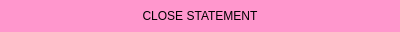
<?xml version="1.0" encoding="UTF-8"?>
<ui version="4.0">
 <class>EndBlock_Shelf</class>
 <widget class="CBBaseBlock" name="EndBlock_Shelf">
  <property name="geometry">
   <rect>
    <x>0</x>
    <y>0</y>
    <width>400</width>
    <height>32</height>
   </rect>
  </property>
  <property name="windowTitle">
   <string>EndBlock_Shelf</string>
  </property>
  <layout class="QVBoxLayout" name="verticalLayout">
   <property name="spacing">
    <number>0</number>
   </property>
   <property name="leftMargin">
    <number>0</number>
   </property>
   <property name="topMargin">
    <number>0</number>
   </property>
   <property name="rightMargin">
    <number>0</number>
   </property>
   <property name="bottomMargin">
    <number>0</number>
   </property>
   <item>
    <widget class="QWidget" name="widget" native="true">
     <property name="styleSheet">
      <string notr="true">background-color: rgb(255, 151, 205);</string>
     </property>
     <layout class="QVBoxLayout" name="verticalLayout_2">
      <property name="leftMargin">
       <number>0</number>
      </property>
      <property name="topMargin">
       <number>0</number>
      </property>
      <property name="rightMargin">
       <number>0</number>
      </property>
      <property name="bottomMargin">
       <number>0</number>
      </property>
      <item>
       <widget class="QLabel" name="label">
        <property name="text">
         <string>CLOSE STATEMENT</string>
        </property>
        <property name="alignment">
         <set>Qt::AlignCenter</set>
        </property>
       </widget>
      </item>
     </layout>
    </widget>
   </item>
  </layout>
 </widget>
 <layoutdefault spacing="6" margin="11"/>
 <customwidgets>
  <customwidget>
   <class>CBBaseBlock</class>
   <extends>QWidget</extends>
   <header>cbbaseblock.h</header>
   <container>1</container>
  </customwidget>
 </customwidgets>
 <resources/>
 <connections/>
</ui>
